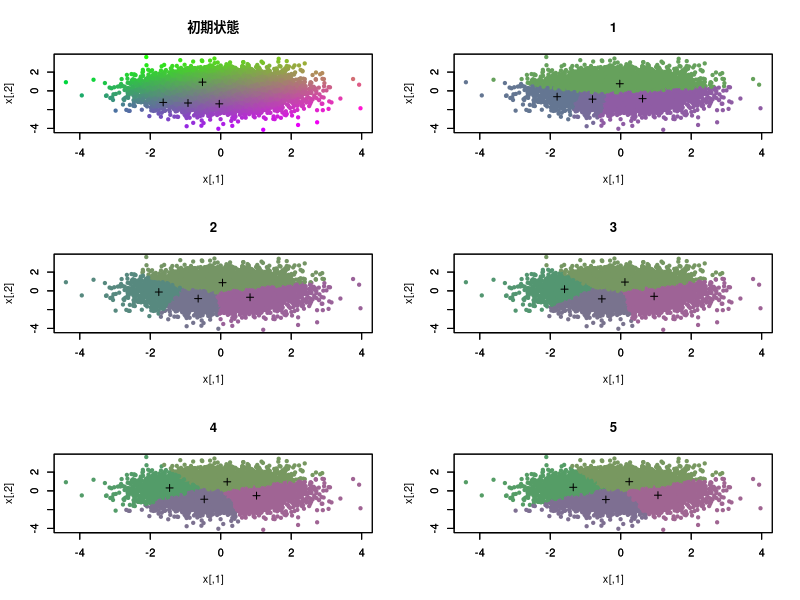

Write the R code that produced this figure.
##     k-means Dominant Color     ##
##   2011.11.18     ##
##  Masashi Komori  ##



# k-means法を行う関数
K.means <- function(x, k, maxloop=10)
{

	#最も近くにある重心を探す関数
	pos <- function(dist)
	{
		min.dist <- min(dist)
		for (i in 1:k) {
			if (dist[i] == min.dist) {
			return(i)
			}
 		}
	}

	n <- nrow(x)
	p <- ncol(x)
	dist <- 1:k
	group <- 1:n
	groupcol <- matrix(0, nrow=n, ncol=3)
	centroid <- matrix(1:(k*p), nrow=k)

	#一様分布乱数を使い適当に重心を決めてみる
	for (i in 1:k) {
		centroid[i,] <- x[ceiling(runif(1)*n),]
	}

	w <- x
	
	torgb <- rbind(c(3.240479,-1.53715,-.498535), c(-0.969256,1.875991,.041556), c(0.055648,-0.204043,1.057311))
	rgb <- torgb[,1:2]%*% t(x)	
	#作図
	par(mfrow=c(3,2)) 
	plot(x, pch =20, main="初期状態", col=rgb((rgb[1,]-min(rgb[1,]))/(max(rgb[1,])-min(rgb[1,])),(rgb[2,]-min(rgb[2,]))/(max(rgb[2,])-min(rgb[2,])),(rgb[3,]-min(rgb[3,]))/(max(rgb[3,])-min(rgb[3,]))), xlim=c(min(x[,1]),max(x[,1])),ylim=c(min(x[,2]),max(x[,2])))
	
	par(new=T)	
	plot(centroid, col=1, pch =3, xlim=c(min(x[,1]),max(x[,1])),ylim=c(min(x[,2]),max(x[,2])),ann = F)


 
	#解が収束するまで繰り返す処理
	for (loop in 1:maxloop) {
		centroid0 <- centroid
	
		#各サンプルの最も近くにある重心を探す
		for (i in 1:n) {
			for (j in 1:k) {
				dist[j] <- sum((x[i,]-centroid[j,])^2)
			}
			group[i] <- pos(dist)
			groupcol[i,] <- torgb[,1:2] %*%  centroid[pos(dist),]
		}
		
		#重心を求めなおす
		for (j in 1:k) {
			w <- matrix(x[group == j,], ncol=p)
			centroid[j,] <- apply(w, 2, mean)
		}
		
		#新たに求めた重心がひとつ前のステップと変化が無ければ終了
		if (all(abs((centroid-centroid0)/centroid) < 1e-5)) break

		#作図
		plot(x,
		col=rgb(
		(groupcol[,1]-min(rgb[1,]))/(max(rgb[1,])-min(rgb[1,])),
		(groupcol[,2]-min(rgb[2,]))/(max(rgb[2,])-min(rgb[2,])),
		(groupcol[,3]-min(rgb[3,]))/(max(rgb[3,])-min(rgb[3,]))), 
		xlim=c(min(x[,1]),max(x[,1])), 
		ylim=c(min(x[,2]),max(x[,2])),
		 pch =20, main=loop)
		
		par(new=T)	
		
		plot(centroid, pch =3, xlim=c(min(x[,1]),max(x[,1])),ylim=c(min(x[,2]),max(x[,2])),ann = F)

	}
	#list(centroid=centroid, cluster=cbind(x, group))
	
}

#サンプル数
n <- 10000
#次元数
p <- 2
#クラスタ数
k <-4
#各サンプルに多次元正規分布する乱数を入れる
x <- matrix(rnorm(n*p), nrow=n)
#K.means関数を実行する
K.means(x, k, maxloop=5)



